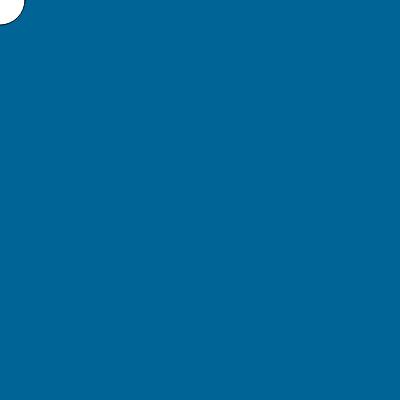
Frame 1 (no input)
Frame 60 (no input): identical to frame 1, image omitted
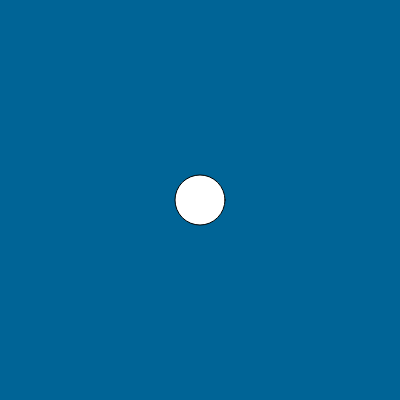
Frame 120 (the mouse pressed at the canvas centre since frame 60)

The p5.js sketch that drew these frames (run headless with seeded random() and noise() and a simulated clock; from frame 60 on, the mouse is pressed at the canvas centre):

// p5.js sketch
// ── sketch.js
function setup() {
  createCanvas(400, 400);
  //myCnv = createCanvas(400, 400);
  //noCanvas();
  
}

function draw() {
  background(0, 100, 150);
  //myCnv.background(255);
  //background('red');
  //background(255, 5);  
  //background(255, 255, 0);
  //background(255, 255, 0, 5);
  //myCnv.fill(0, 255, 0);
  //myCnv.stroke(255, 0, 0);
  //myCnv.strokeWeight(5);
  //myCnv.translate(100,100);
  ellipse(mouseX, mouseY, 50, 50);
}
